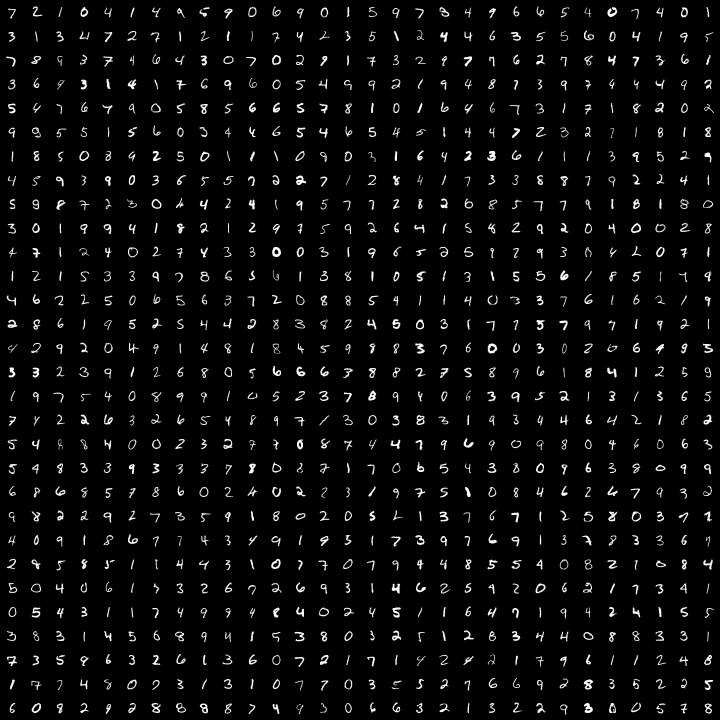
#> input picture 16bit/test_900.png, 1440 x 1440 px (shown at 1/2 size)
$ python png_to_yuv.py
#> lines starting #> are read from the running program, lines starting #| are printed output that depends on the picture
import numpy as np
from PIL import Image

PADDING_IN_PNG = 10
DIGIT = 28
TILE = DIGIT + 2 * PADDING_IN_PNG   # 48
N = 900
N2 = 30                              # 30x30 grid

FRAME_PAD = 2
FRAME = DIGIT + 2 * FRAME_PAD        # 32, matches the RTL's expected input size

img = Image.open("test_900.png").convert("L")
#> img is the input picture: PIL image 1440x1440 L; min 0, max 255, mean 10.6
arr = np.array(img)
assert arr.shape == (TILE * N2, TILE * N2)

out = bytearray()
for i in range(N2):
    for j in range(N2):
        tile = arr[TILE*i:TILE*(i+1), TILE*j:TILE*(j+1)]
        digit28 = tile[PADDING_IN_PNG:PADDING_IN_PNG+DIGIT,
                        PADDING_IN_PNG:PADDING_IN_PNG+DIGIT]
        frame32 = np.pad(digit28, ((FRAME_PAD,FRAME_PAD),(FRAME_PAD,FRAME_PAD)), 'constant')
        out += frame32.astype(np.uint8).tobytes()
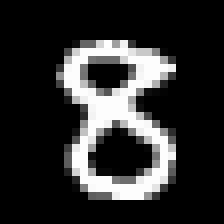
#> digit28: shape (28, 28) (shown 8 times larger); min 0, max 255, mean 46

assert len(out) == N * 32 * 32
with open("test_900f.yuv", "wb") as f:
    f.write(out)
print("wrote", len(out), "bytes =", N, "frames")
#| wrote 921600 bytes = 900 frames
